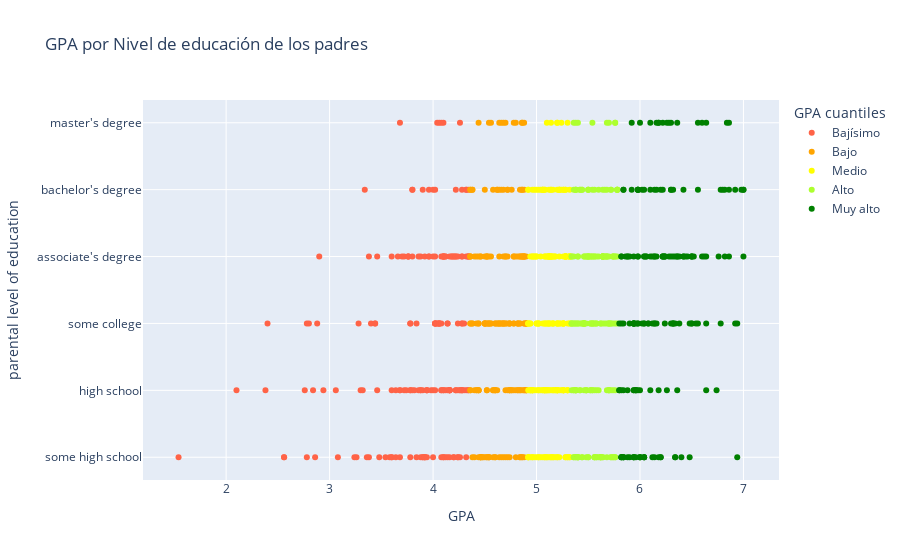

The cell this chart's notebook holds for it:
### Markdown cell above
**Respuesta:**

### Code cell
# Código para quintiles 
# La variable que contenga los quintiles debe llamarse GPA cuantiles para que el gráfico funcione.
df_grades['GPA cuantiles'] = df_grades['GPA']

df_grades['GPA cuantiles'] = pd.qcut(df_grades['GPA cuantiles'],
                           5, 
                           labels = ['Bajísimo', 'Bajo', 'Medio', 'Alto', 'Muy alto'])



# Código de gráfico 
fig = px.scatter(
    df_grades.sort_values(by = "GPA"),
    x="GPA",
    y="parental level of education",
    hover_data=["gender"],
    color="GPA cuantiles",
    title="GPA por Nivel de educación de los padres",
    color_discrete_sequence=["tomato", "orange", "yellow", "greenyellow", "green"]
)

fig

### Figure 1 — Plotly figure (JSON) as saved in the notebook; plotly's stock layout.template omitted (floating-point values rounded to 4 significant figures; data arrays with more than 128 entries replaced by an {"elided": "..."} marker saying what was removed)
{"data": [{"customdata": {"elided": "176x1 str values"}, "hovertemplate": "GPA cuantiles=Bajísimo<br>GPA=%{x}<br>parental level of education=%{y}<br>gender=%{customdata[0]}<extra></extra>", "legendgroup": "Bajísimo", "marker": {"color": "tomato", "symbol": "circle"}, "mode": "markers", "name": "Bajísimo", "orientation": "h", "showlegend": true, "type": "scatter", "x": {"elided": "176 float values"}, "xaxis": "x", "y": {"elided": "176 str values"}, "yaxis": "y"}, {"customdata": {"elided": "177x1 str values"}, "hovertemplate": "GPA cuantiles=Bajo<br>GPA=%{x}<br>parental level of education=%{y}<br>gender=%{customdata[0]}<extra></extra>", "legendgroup": "Bajo", "marker": {"color": "orange", "symbol": "circle"}, "mode": "markers", "name": "Bajo", "orientation": "h", "showlegend": true, "type": "scatter", "x": {"elided": "177 float values"}, "xaxis": "x", "y": {"elided": "177 str values"}, "yaxis": "y"}, {"customdata": {"elided": "178x1 str values"}, "hovertemplate": "GPA cuantiles=Medio<br>GPA=%{x}<br>parental level of education=%{y}<br>gender=%{customdata[0]}<extra></extra>", "legendgroup": "Medio", "marker": {"color": "yellow", "symbol": "circle"}, "mode": "markers", "name": "Medio", "orientation": "h", "showlegend": true, "type": "scatter", "x": {"elided": "178 float values"}, "xaxis": "x", "y": {"elided": "178 str values"}, "yaxis": "y"}, {"customdata": {"elided": "172x1 str values"}, "hovertemplate": "GPA cuantiles=Alto<br>GPA=%{x}<br>parental level of education=%{y}<br>gender=%{customdata[0]}<extra></extra>", "legendgroup": "Alto", "marker": {"color": "greenyellow", "symbol": "circle"}, "mode": "markers", "name": "Alto", "orientation": "h", "showlegend": true, "type": "scatter", "x": {"elided": "172 float values"}, "xaxis": "x", "y": {"elided": "172 str values"}, "yaxis": "y"}, {"customdata": {"elided": "172x1 str values"}, "hovertemplate": "GPA cuantiles=Muy alto<br>GPA=%{x}<br>parental level of education=%{y}<br>gender=%{customdata[0]}<extra></extra>", "legendgroup": "Muy alto", "marker": {"color": "green", "symbol": "circle"}, "mode": "markers", "name": "Muy alto", "orientation": "h", "showlegend": true, "type": "scatter", "x": {"elided": "172 float values"}, "xaxis": "x", "y": {"elided": "172 str values"}, "yaxis": "y"}], "layout": {"legend": {"title": {"text": "GPA cuantiles"}, "tracegroupgap": 0}, "title": {"text": "GPA por Nivel de educación de los padres"}, "xaxis": {"anchor": "y", "domain": [0, 1], "title": {"text": "GPA"}}, "yaxis": {"anchor": "x", "domain": [0, 1], "title": {"text": "parental level of education"}}}}
